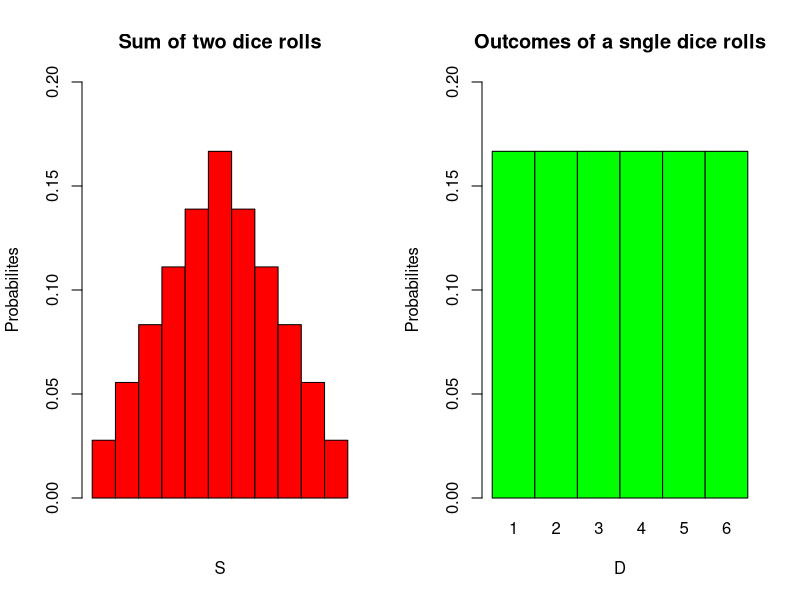
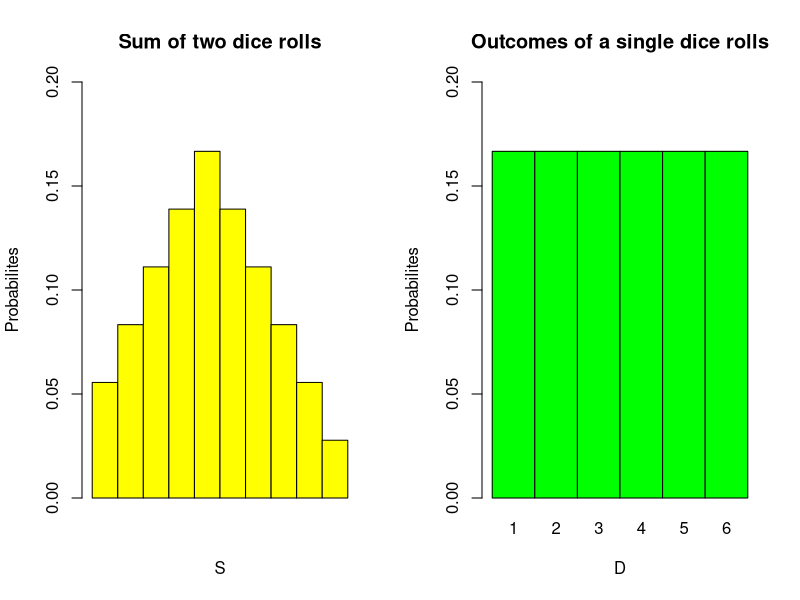

Reproduce these figures in R, in order.
#Problem-02: Two dice rolled, S is the sum of both face, Find the E(s) and V(s)
#Vector of outcomes
s<- 2:12
#vector of probabilites
ps<- c(1:6, 5:1) / 36
#Expectation of s
es<- sum(s* ps)
es
# Variance of s
esq<- sum((s^2) * ps)
vs<- esq-es^2
vs
# Divide the plotting area into one row with two columns
par(mfrow = c(1,2))
#plot the distribution of s
barplot(ps,
ylim=c(0, 0.2),
xlab= "S",
ylab="Probabilites",
col ="red",
space= 0,
main= "Sum of two dice rolls")
#plot the distribution of D
probability <- rep(1/6, 6)
names(probability) <- 1:6
barplot(probability,
ylim=c(0, 0.2),
xlab= "D",
ylab="Probabilites",
col ="green",
space= 0,
main= "Outcomes of a sngle dice rolls")
################# Home Task ##############
#Two dice rolled, S is the sum of both face that is gratter than 2.
# i.e sum of both faces > 2.
#Find the E(s) and V(s)
#Vector of outcomes for (sum of both face)>2.
s1<- 3: 12
s1
#vector of probabilites
ps1<- c(2:6, 5:1) / 36
ps1
sum(ps1) # total probability
#Expectation of s
es1<- sum(ps1* s1)
es1
# Variance of s
esq1<- sum((s1^2) * ps1)
vs1<- esq1-es1^2
vs1
# Divide the plotting area into one row with two columns
par(mfrow = c(1,2))
#plot the distribution of s
barplot(ps1,
ylim=c(0, 0.2),
xlab= "S",
ylab="Probabilites",
col ="yellow",
space= 0,
main= "Sum of two dice rolls")
#plot the distribution of D
probability <- rep(1/6, 6)
names(probability) <- 1:6
barplot(probability,
ylim=c(0, 0.2),
xlab= "D",
ylab="Probabilites",
col ="green",
space= 0,
main= "Outcomes of a single dice rolls")